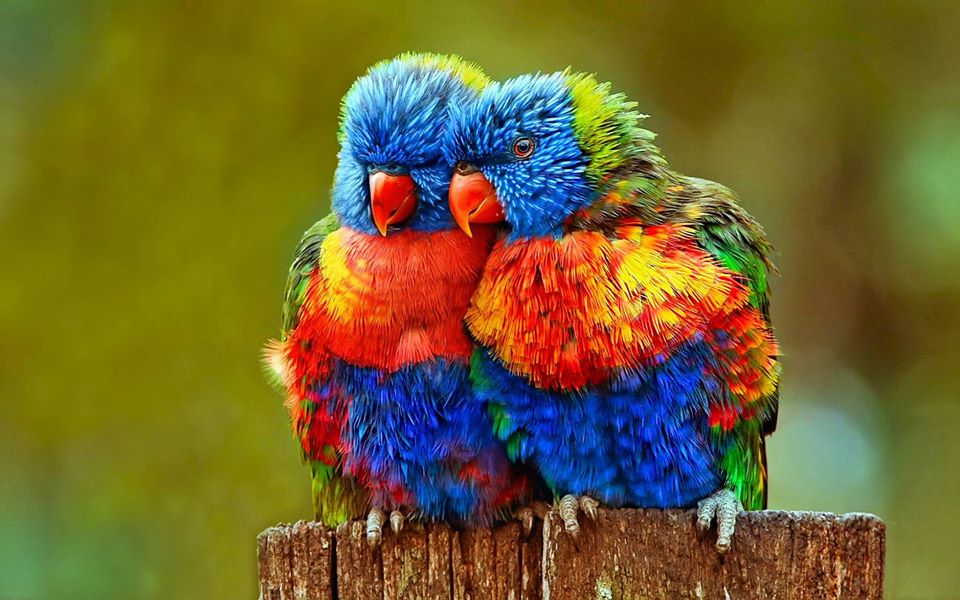
#> input picture ImageProcessing/PlayImages/birds.jpg, 960 x 600 px
$ jupyter execute OpenCV_Tutorial.ipynb
#> lines starting #> are read from the running program, lines starting #| are printed output that depends on the picture
[cell 1]
import cv2 as cv
import numpy as np

[cell 2]
# https://opencv-python-tutroals.readthedocs.io/en/latest/py_tutorials/py_core/py_basic_ops/py_basic_ops.html#basic-ops
I = cv.imread('../PlayImages/birds.jpg')
#> I is the input picture: shape (600, 960, 3); mean B, G, R 45.5, 100.1, 114.1
cv.imshow('image', I)
cv.waitKey(0)
cv.destroyAllWindows()

[cell 3]
b, g, r = cv.split(I)
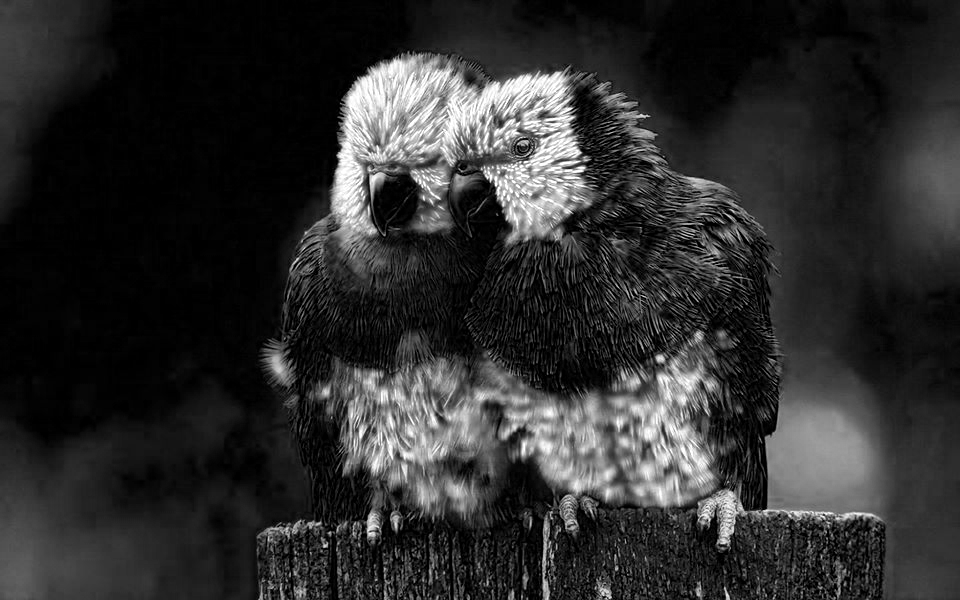
#> b: shape (600, 960); min 0, max 255, mean 45.5
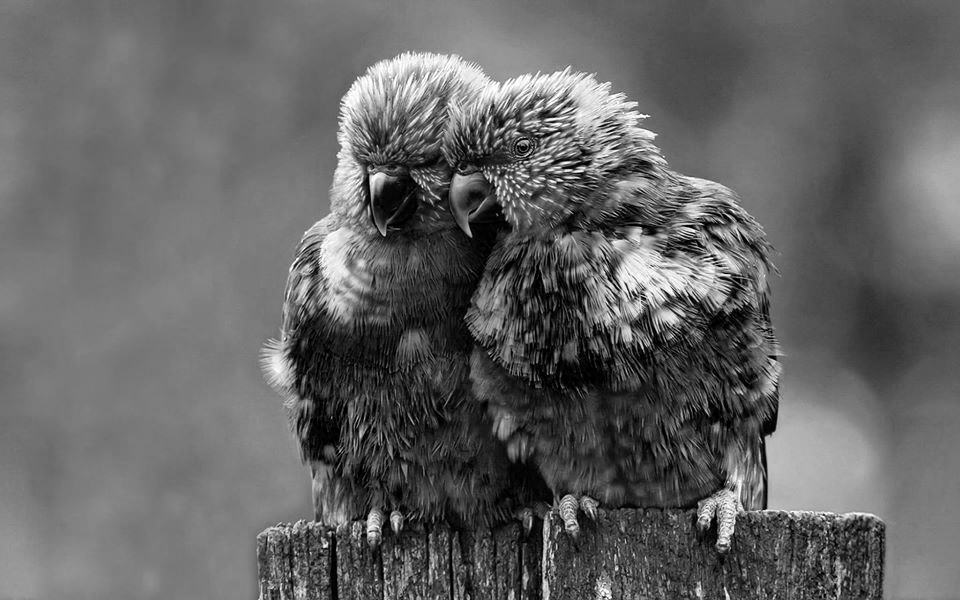
#> g: shape (600, 960); min 0, max 255, mean 100.1
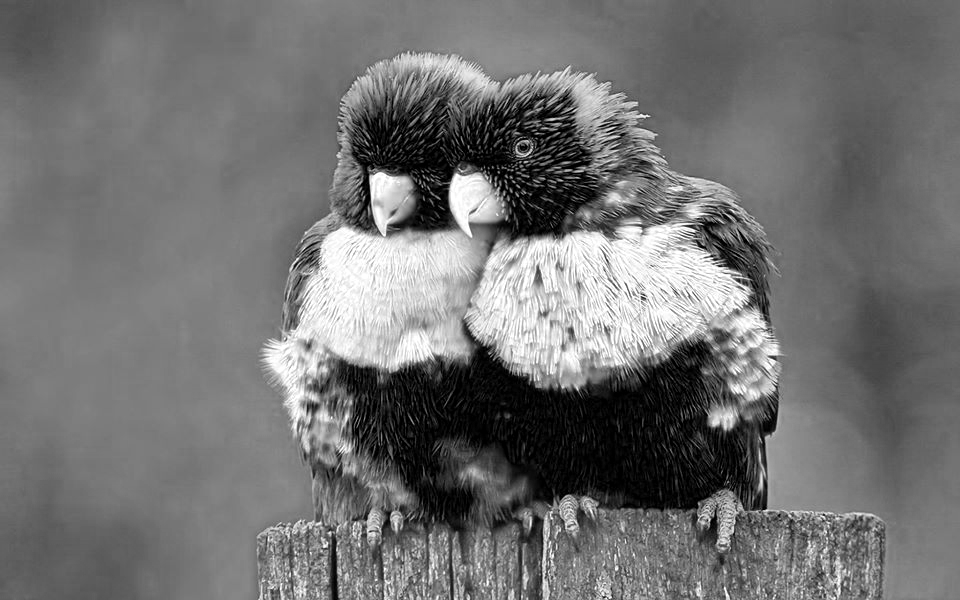
#> r: shape (600, 960); min 0, max 255, mean 114.1
cv.imshow('image', b)
cv.waitKey(0)
cv.destroyAllWindows()

[cell 4]
cv.imshow('image', cv.copyMakeBorder(I, 10, 10, 10, 10, cv.BORDER_CONSTANT))
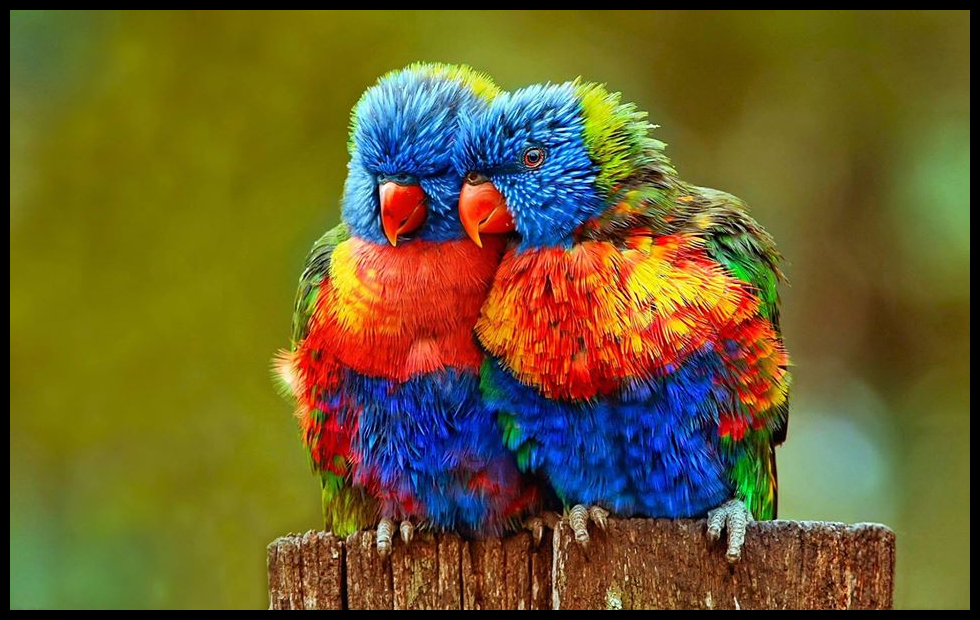
#> window 'image': shape (620, 980, 3); mean B, G, R 43.1, 94.9, 108.1
cv.waitKey(0)
cv.destroyAllWindows()

$ run again, with ImageProcessing/PlayImages/Cat.jpg copied over ImageProcessing/PlayImages/birds.jpg
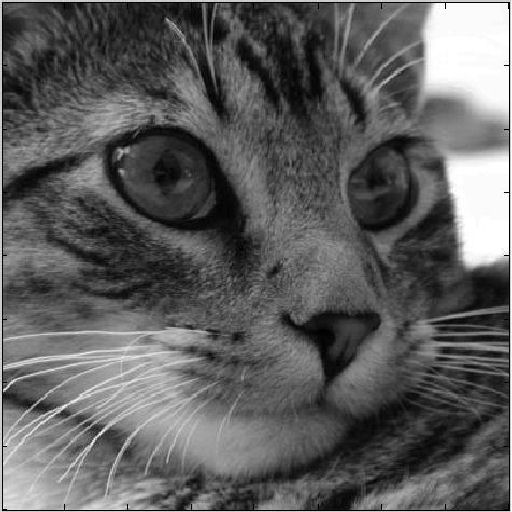
#> input picture ImageProcessing/PlayImages/Cat.jpg, 512 x 512 px
#> I is the input picture: shape (512, 512, 3); min 0, max 255, mean 93.9
#> `cv.imshow('image', cv.copyMakeBorder(I, 10, 10, 10, 10, cv.BORDER_CONS..`:
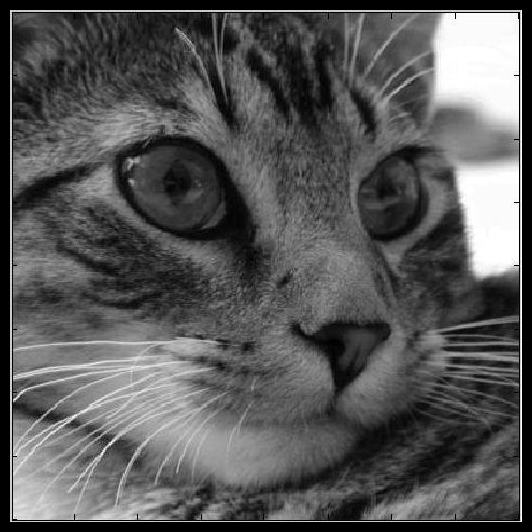
#> window 'image': shape (532, 532, 3); min 0, max 255, mean 87
